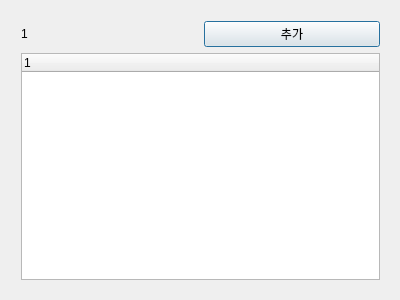
<?xml version="1.0" encoding="UTF-8"?>
<ui version="4.0">
 <class>MainDialog</class>
 <widget class="QDialog" name="MainDialog">
  <property name="geometry">
   <rect>
    <x>0</x>
    <y>0</y>
    <width>400</width>
    <height>300</height>
   </rect>
  </property>
  <property name="windowTitle">
   <string>MainDialog</string>
  </property>
  <widget class="QWidget" name="layoutWidget">
   <property name="geometry">
    <rect>
     <x>10</x>
     <y>10</y>
     <width>381</width>
     <height>281</height>
    </rect>
   </property>
   <layout class="QVBoxLayout" name="verticalLayout">
    <item>
     <layout class="QHBoxLayout" name="horizontalLayout">
      <item>
       <widget class="QLabel" name="label">
        <property name="text">
         <string>1</string>
        </property>
       </widget>
      </item>
      <item>
       <widget class="QPushButton" name="pushButton">
        <property name="text">
         <string>추가</string>
        </property>
       </widget>
      </item>
     </layout>
    </item>
    <item>
     <widget class="QTreeWidget" name="treeWidget"/>
    </item>
   </layout>
  </widget>
 </widget>
 <layoutdefault spacing="6" margin="11"/>
 <resources/>
 <connections/>
</ui>
